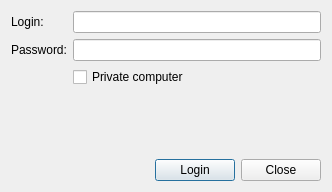
<?xml version="1.0" encoding="UTF-8"?>
<ui version="4.0">
 <class>LoginDialog</class>
 <widget class="QDialog" name="LoginDialog">
  <property name="windowModality">
   <enum>Qt::ApplicationModal</enum>
  </property>
  <property name="geometry">
   <rect>
    <x>0</x>
    <y>0</y>
    <width>332</width>
    <height>192</height>
   </rect>
  </property>
  <property name="sizePolicy">
   <sizepolicy hsizetype="Fixed" vsizetype="Fixed">
    <horstretch>0</horstretch>
    <verstretch>0</verstretch>
   </sizepolicy>
  </property>
  <property name="windowTitle">
   <string>Login To Mozilla</string>
  </property>
  <layout class="QVBoxLayout" name="verticalLayout">
   <item>
    <layout class="QGridLayout" name="gridLayout">
     <item row="0" column="0">
      <widget class="QLabel" name="label">
       <property name="text">
        <string>Login:</string>
       </property>
      </widget>
     </item>
     <item row="0" column="1">
      <widget class="QLineEdit" name="uid_field">
       <property name="echoMode">
        <enum>QLineEdit::Normal</enum>
       </property>
      </widget>
     </item>
     <item row="1" column="0">
      <widget class="QLabel" name="label_2">
       <property name="text">
        <string>Password:</string>
       </property>
      </widget>
     </item>
     <item row="1" column="1">
      <widget class="QLineEdit" name="password_field">
       <property name="echoMode">
        <enum>QLineEdit::Password</enum>
       </property>
      </widget>
     </item>
     <item row="2" column="1">
      <widget class="QCheckBox" name="private_computer_check">
       <property name="text">
        <string>Private computer</string>
       </property>
      </widget>
     </item>
    </layout>
   </item>
   <item>
    <spacer name="verticalSpacer">
     <property name="orientation">
      <enum>Qt::Vertical</enum>
     </property>
     <property name="sizeHint" stdset="0">
      <size>
       <width>20</width>
       <height>40</height>
      </size>
     </property>
    </spacer>
   </item>
   <item>
    <layout class="QHBoxLayout" name="horizontalLayout">
     <item>
      <spacer name="horizontalSpacer">
       <property name="orientation">
        <enum>Qt::Horizontal</enum>
       </property>
       <property name="sizeHint" stdset="0">
        <size>
         <width>40</width>
         <height>20</height>
        </size>
       </property>
      </spacer>
     </item>
     <item>
      <widget class="QPushButton" name="login_btn">
       <property name="text">
        <string>Login</string>
       </property>
      </widget>
     </item>
     <item>
      <widget class="QPushButton" name="exit_btn">
       <property name="text">
        <string>Close</string>
       </property>
      </widget>
     </item>
    </layout>
   </item>
  </layout>
 </widget>
 <resources/>
 <connections>
  <connection>
   <sender>login_btn</sender>
   <signal>clicked()</signal>
   <receiver>LoginDialog</receiver>
   <slot>on_login()</slot>
   <hints>
    <hint type="sourcelabel">
     <x>176</x>
     <y>142</y>
    </hint>
    <hint type="destinationlabel">
     <x>96</x>
     <y>132</y>
    </hint>
   </hints>
  </connection>
  <connection>
   <sender>exit_btn</sender>
   <signal>clicked()</signal>
   <receiver>LoginDialog</receiver>
   <slot>on_exit()</slot>
   <hints>
    <hint type="sourcelabel">
     <x>278</x>
     <y>143</y>
    </hint>
    <hint type="destinationlabel">
     <x>119</x>
     <y>89</y>
    </hint>
   </hints>
  </connection>
 </connections>
 <slots>
  <slot>on_login()</slot>
  <slot>on_exit()</slot>
 </slots>
</ui>
